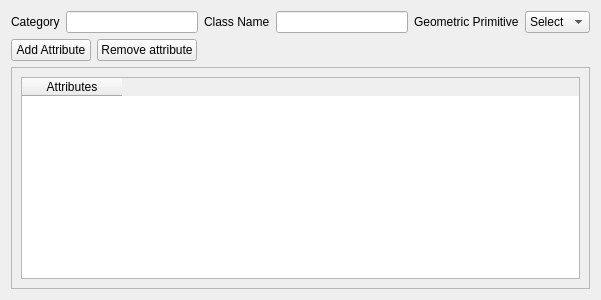
<?xml version="1.0" encoding="UTF-8"?>
<ui version="4.0">
 <class>newClassWidget</class>
 <widget class="QWidget" name="newClassWidget">
  <property name="geometry">
   <rect>
    <x>0</x>
    <y>0</y>
    <width>601</width>
    <height>300</height>
   </rect>
  </property>
  <property name="sizePolicy">
   <sizepolicy hsizetype="Preferred" vsizetype="MinimumExpanding">
    <horstretch>0</horstretch>
    <verstretch>0</verstretch>
   </sizepolicy>
  </property>
  <property name="minimumSize">
   <size>
    <width>0</width>
    <height>300</height>
   </size>
  </property>
  <property name="windowTitle">
   <string>Form</string>
  </property>
  <layout class="QGridLayout" name="gridLayout">
   <item row="0" column="0" colspan="3">
    <layout class="QHBoxLayout" name="horizontalLayout">
     <item>
      <widget class="QLabel" name="label_2">
       <property name="text">
        <string>Category</string>
       </property>
      </widget>
     </item>
     <item>
      <widget class="QLineEdit" name="categoryLineEdit"/>
     </item>
     <item>
      <widget class="QLabel" name="label">
       <property name="text">
        <string>Class Name</string>
       </property>
      </widget>
     </item>
     <item>
      <widget class="QLineEdit" name="classNameLineEdit"/>
     </item>
     <item>
      <widget class="QLabel" name="label_3">
       <property name="text">
        <string>Geometric Primitive</string>
       </property>
      </widget>
     </item>
     <item>
      <widget class="QComboBox" name="geomComboBox">
       <item>
        <property name="text">
         <string>Select</string>
        </property>
       </item>
       <item>
        <property name="text">
         <string>Point</string>
        </property>
       </item>
       <item>
        <property name="text">
         <string>Line</string>
        </property>
       </item>
       <item>
        <property name="text">
         <string>Area</string>
        </property>
       </item>
      </widget>
     </item>
    </layout>
   </item>
   <item row="1" column="2">
    <spacer name="horizontalSpacer">
     <property name="orientation">
      <enum>Qt::Horizontal</enum>
     </property>
     <property name="sizeHint" stdset="0">
      <size>
       <width>307</width>
       <height>20</height>
      </size>
     </property>
    </spacer>
   </item>
   <item row="2" column="0" colspan="3">
    <widget class="QScrollArea" name="newAttributeScrollArea">
     <property name="sizePolicy">
      <sizepolicy hsizetype="MinimumExpanding" vsizetype="Expanding">
       <horstretch>0</horstretch>
       <verstretch>0</verstretch>
      </sizepolicy>
     </property>
     <property name="minimumSize">
      <size>
       <width>0</width>
       <height>200</height>
      </size>
     </property>
     <property name="widgetResizable">
      <bool>true</bool>
     </property>
     <widget class="QWidget" name="scrollAreaWidgetContents">
      <property name="geometry">
       <rect>
        <x>0</x>
        <y>0</y>
        <width>587</width>
        <height>227</height>
       </rect>
      </property>
      <layout class="QGridLayout" name="gridLayout_2">
       <item row="0" column="0">
        <layout class="QVBoxLayout" name="verticalLayout">
         <property name="sizeConstraint">
          <enum>QLayout::SetMinimumSize</enum>
         </property>
         <item>
          <widget class="QTableWidget" name="tableWidget">
           <property name="sizePolicy">
            <sizepolicy hsizetype="Expanding" vsizetype="MinimumExpanding">
             <horstretch>0</horstretch>
             <verstretch>0</verstretch>
            </sizepolicy>
           </property>
           <property name="minimumSize">
            <size>
             <width>0</width>
             <height>200</height>
            </size>
           </property>
           <column>
            <property name="text">
             <string>Attributes</string>
            </property>
           </column>
          </widget>
         </item>
        </layout>
       </item>
      </layout>
     </widget>
    </widget>
   </item>
   <item row="1" column="0">
    <widget class="QPushButton" name="addAttributePushButton">
     <property name="text">
      <string>Add Attribute</string>
     </property>
     <property name="icon">
      <iconset>
       <normaloff>../../icons/plus.png</normaloff>../../icons/plus.png</iconset>
     </property>
    </widget>
   </item>
   <item row="1" column="1">
    <widget class="QPushButton" name="removePushButton">
     <property name="text">
      <string>Remove attribute</string>
     </property>
     <property name="icon">
      <iconset>
       <normaloff>../../icons/remove.png</normaloff>../../icons/remove.png</iconset>
     </property>
    </widget>
   </item>
  </layout>
 </widget>
 <resources/>
 <connections/>
</ui>
